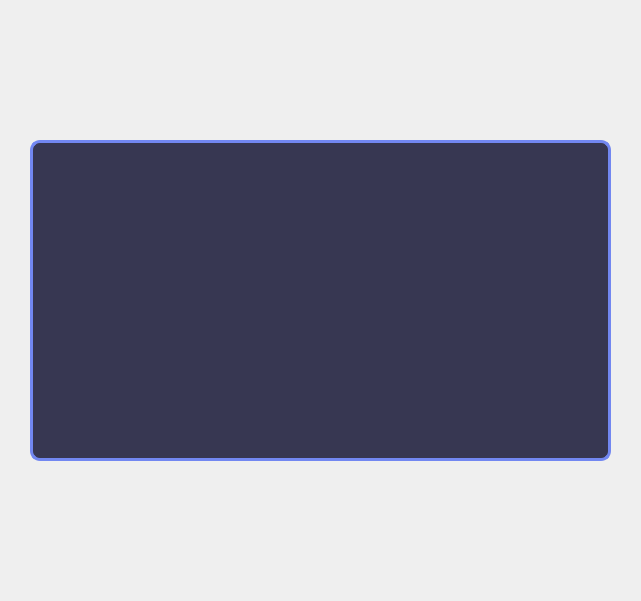
<?xml version="1.0" encoding="UTF-8"?>
<ui version="4.0">
 <class>select_from_article</class>
 <widget class="QWidget" name="select_from_article">
  <property name="windowTitle">
   <string>Form</string>
  </property>
  <widget class="QTableView" name="tableView">
   <property name="geometry">
    <rect>
     <x>30</x>
     <y>140</y>
     <width>581</width>
     <height>321</height>
    </rect>
   </property>
   <property name="styleSheet">
    <string notr="true">QTableView {
border: 3px solid #7287F1;
border-radius: 10px;
gridline-color: #FFFFFF; /* #6D55FF */
background-color: #373752;
}

QTableView::item {
background-color: #222338;
font-family: Poppins; /* Установка шрифта */
font-size: 15pt; /* Установка размера шрифта */
color: white;
}

QTableView::item:selected {
background-color: #A0A1A8; /* #6D55FF */
color: white;
}

QTableView::item:focus {
background-color: #7287F1; /* #6D55FF */
color: white;
}

QHeaderView::section {
background-color: #7287F1; /* #6D55FF */
color: white;
font-family: Poppins;
font-size: 14pt;
}

QHeaderView::section:horizontal {
border: none; /* убираем горизонтальные линии разделителя */
}

QHeaderView::section:vertical {
border: none; /* убираем вертикальные линии разделителя */
}

QScrollBar:vertical {
border: none;
background: white; /* Можно изменить на цвет фона таблицы или окна */
width: 7px; /* Уменьшенная ширина */
margin: 0px; /* Если не нужно отступление от краев */
/*border-radius: 5px; /* Уменьшенное закругление */
}

QScrollBar::handle:vertical {
background: #F23878;
min-height: 7px; /* Уменьшенная минимальная длина */
border-radius: 10px; /* Уменьшенное закругление */
}

QScrollBar::add-page:vertical, QScrollBar::sub-page:vertical {
background: #7287F1; /* Это изменит цвет фона неактивных частей ползунка */
}

QScrollBar::add-line:vertical, QScrollBar::sub-line:vertical {
border: none;
background: none;
width: 0px;
height: 0px;
}

QScrollBar:horizontal {
border: none;
background: white; /* Можно изменить на цвет фона таблицы или окна */
height: 7px; /* Уменьшенная высота */
margin: 0px; /* Если не нужно отступление от краев */
/*border-radius: 5px; /* Уменьшенное закругление */
}

QScrollBar::handle:horizontal {
background: #7287F1;
min-width: 10px; /* Уменьшенная минимальная длина */
border-radius: 5px; /* Уменьшенное закругление */
}

QScrollBar::add-page:horizontal, QScrollBar::sub-page:horizontal {
background: #7287F1; /* Это изменит цвет фона неактивных частей ползунка */
}</string>
   </property>
  </widget>
 </widget>
 <resources/>
 <connections/>
</ui>
